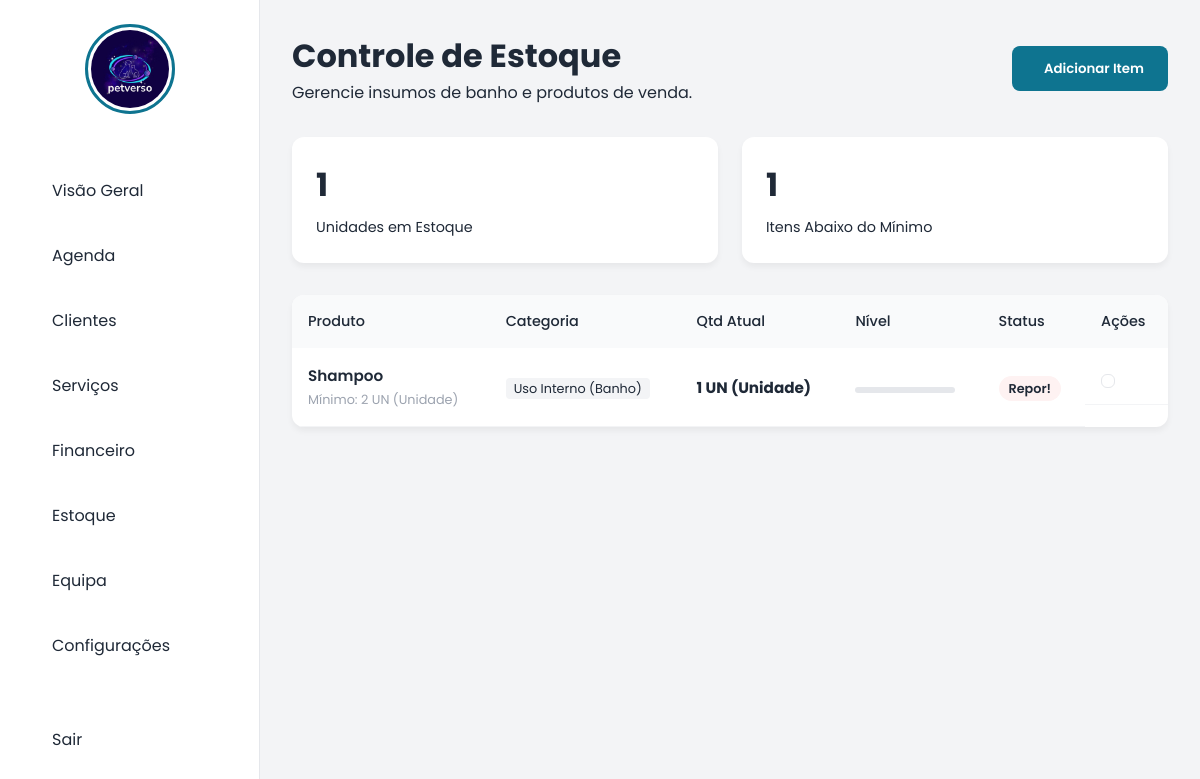
Screenshot of /estoque (signed in) with the database file from the repository.
### tables this page shows
CREATE TABLE estoque (
            id INTEGER PRIMARY KEY AUTOINCREMENT,
            produto TEXT NOT NULL,
            categoria TEXT,
            qtd_atual INTEGER NOT NULL,
            qtd_minima INTEGER DEFAULT 5,
            unidade TEXT
        );

### app.py (the view, shortened to what this page needs)
@app.route('/estoque', methods=['GET', 'POST'])
def estoque():
    if not tem_permissao('estoque'): return redirect('/dashboard')
    conn = get_db_connection()
    lista_estoque = conn.execute("SELECT * FROM estoque ORDER BY produto").fetchall()
    alerta_baixo = conn.execute("SELECT COUNT(*) FROM estoque WHERE qtd_atual <= qtd_minima").fetchone()[0]
    total_itens = conn.execute("SELECT SUM(qtd_atual) FROM estoque").fetchone()[0] or 0
    conn.close()
    return render_template('estoque.html',
                           itens=lista_estoque,
                           alerta_baixo=alerta_baixo,
                           total_itens=total_itens)

### app.py (called while the page is built)
def get_db_connection():
    conn = sqlite3.connect(DB_NAME)
    conn.row_factory = sqlite3.Row # Permite chamar colunas pelo nome
    return conn

def tem_permissao(area):
    if 'user_id' not in session: return False
    if session.get('cargo') == 'gerente': return True
    permissoes_usuario = session.get('permissoes', '')
    if not permissoes_usuario: return False
    lista = permissoes_usuario.split(',')
    return area in lista

### templates/estoque.html (shortened to what this page needs)
<!DOCTYPE html>
<html lang="pt-pt">
<head>
    <link rel="stylesheet" href="/static/style.css">
</head>
<body>
    <nav class="sidebar">
    <div class="sidebar-header">
        <img src="{{ url_for('static', filename='logo.png') }}" alt="Logo" class="logo-circulo">
    </div>
    <a href="/dashboard" class="menu-item"> Visão Geral</a>
    {% if tem_permissao('agenda') %}
    <a href="/agenda" class="menu-item"> Agenda</a>
    {% endif %}
    {% if tem_permissao('clientes') %}
    <a href="/clientes" class="menu-item"> Clientes</a>
    {% endif %}
    {% if tem_permissao('servicos') %}
    <a href="/servicos" class="menu-item"> Serviços</a>
    {% endif %}
    {% if tem_permissao('financeiro') %}
    <a href="/financeiro" class="menu-item"> Financeiro</a>
    {% endif %}
    {% if tem_permissao('estoque') %}
    <a href="/estoque" class="menu-item"> Estoque</a>
    {% endif %}
    {% if session['cargo'] == 'gerente' %}
    <a href="/equipa" class="menu-item"> Equipa</a>
    {% endif %}
    <a href="/configuracoes" class="menu-item"> Configurações</a>
    <div style="margin-top: auto;">
        <a href="/logout" class="menu-item"> Sair</a>
    </div>
</nav>
    <main class="main-content">
        <div class="page-header">
            <div>
                <h1>Controle de Estoque</h1>
                <p style="color: var(--text-light);">Gerencie insumos de banho e produtos de venda.</p>
            </div>
            <button class="btn-add" onclick="abrirModal()">
                 Adicionar Item
            </button>
        </div>
        <div class="stock-stats">
            <div class="stat-card">
                <div class="stat-info">
                    <h3>{{ total_itens }}</h3>
                    <span>Unidades em Estoque</span>
                </div>
            </div>
            <div class="stat-card" style="border-left: 4px solid var(--danger-color);">
                <div class="stat-info">
                    <h3 style="color: var(--danger-color);">{{ alerta_baixo }}</h3>
                    <span>Itens Abaixo do Mínimo</span>
                </div>
            </div>
        </div>
        <div class="stock-table-container">
            <table>
                <thead>
                    <tr>
                        <th>Produto</th>
                        <th>Categoria</th>
                        <th>Qtd Atual</th>
                        <th>Nível</th>
                        <th>Status</th>
                        <th>Ações</th>
                    </tr>
                </thead>
                <tbody>
                    {% for item in itens %}
                    <tr>
                        <td>
                            <span class="product-name">{{ item['produto'] }}</span>
                            <span style="font-size: 0.8rem; color: #9ca3af;">Mínimo: {{ item['qtd_minima'] }} {{ item['unidade'] }}</span>
                        </td>
                        <td><span class="product-cat">{{ item['categoria'] }}</span></td>
                        <td style="font-weight: bold;">{{ item['qtd_atual'] }} {{ item['unidade'] }}</td>
                        <td>
                            <div class="stock-level-bar">
                                <div class="level-fill {% if item['qtd_atual'] <= item['qtd_minima'] %}low{% else %}good{% endif %}"
                                     style="width: {% if item['qtd_atual'] <= item['qtd_minima'] %}20%{% else %}80%{% endif %};">
                                </div>
                            </div>
                        </td>
                        <td>
                            {% if item['qtd_atual'] <= item['qtd_minima'] %}
                                <span class="status-badge status-low">Repor!</span>
                            {% else %}
                                <span class="status-badge status-ok">Confortável</span>
                            {% endif %}
                        </td>
                        <td style="display: flex; gap: 5px;">
                            <form action="/estoque" method="POST" onsubmit="return confirm('Excluir este item?');" style="margin:0;">
                                <button type="submit" class="btn-icon btn-trash" title="Excluir">
                                </button>
                            </form>
                        </td>
                    </tr>
                    {% else %}
                    <tr>
                        <td colspan="6" style="text-align: center; padding: 2rem; color: #999;">
                            Nenhum item no estoque. Adicione o primeiro!
                        </td>
                    </tr>
                    {% endfor %}
                </tbody>
            </table>
        </div>
    </main>
</body>
</html>

### static/style.css (style rules this page uses)
:root { --primary-color: #0e7490; --bg-color: #f3f4f6; --text-dark: #1f2937; }
* { margin: 0; padding: 0; box-sizing: border-box; font-family: 'Poppins', sans-serif; }
body { background-color: var(--bg-color); color: var(--text-dark); display: flex; height: 100vh; overflow: hidden; }
.sidebar { width: 260px; background: white; border-right: 1px solid #e5e7eb; padding: 1.5rem; display: flex; flex-direction: column; flex-shrink: 0; }
.sidebar-header { margin-bottom: 3rem; display: flex; justify-content: center; }
.logo-circulo { width: 90px; height: 90px; border-radius: 50%; object-fit: cover; border: 3px solid var(--primary-color); padding: 3px; }
.menu-item { display: flex; align-items: center; gap: 12px; padding: 1rem; color: var(--text-dark); text-decoration: none; border-radius: 8px; margin-bottom: 0.5rem; transition: 0.3s; }
.main-content { flex: 1; padding: 2rem; overflow-y: auto; }

### templates/estoque.html (style rules this page uses)
.page-header { display: flex; justify-content: space-between; align-items: center; margin-bottom: 2rem; }
.btn-add { background-color: var(--primary-color); color: white; border: none; padding: 0.8rem 1.5rem; border-radius: 8px; font-weight: 600; cursor: pointer; display: flex; align-items: center; gap: 8px; transition: 0.3s; }
.stock-stats { display: grid; grid-template-columns: repeat(2, 1fr); gap: 1.5rem; margin-bottom: 2rem; }
.stat-card { background: white; padding: 1.5rem; border-radius: 12px; box-shadow: 0 4px 6px rgba(0,0,0,0.05); display: flex; align-items: center; justify-content: space-between; }
.stat-info h3 { font-size: 2rem; color: var(--text-dark); margin-bottom: 5px; }
.stat-info span { color: var(--text-light); font-size: 0.9rem; }
.stock-table-container { background: white; border-radius: 12px; box-shadow: 0 4px 6px rgba(0,0,0,0.05); overflow: hidden; }
table { width: 100%; border-collapse: collapse; }
th { text-align: left; background: #f9fafb; padding: 1rem; color: var(--text-light); font-weight: 500; font-size: 0.9rem; }
td { padding: 1rem; border-bottom: 1px solid #f3f4f6; vertical-align: middle; font-size: 0.95rem; }
.product-name { font-weight: 600; display: block; }
.product-cat { font-size: 0.8rem; background: #f3f4f6; padding: 2px 8px; border-radius: 4px; color: var(--text-light); }
.stock-level-bar { width: 100px; height: 6px; background: #e5e7eb; border-radius: 3px; overflow: hidden; margin-top: 5px; }
.level-fill { height: 100%; border-radius: 3px; }
.level-fill.low { background-color: var(--danger-color); width: 20%; }
.status-badge { padding: 4px 10px; border-radius: 20px; font-size: 0.8rem; font-weight: 600; }
.status-low { background: #fef2f2; color: var(--danger-color); }
.btn-icon { background: none; border: 1px solid #e5e7eb; border-radius: 6px; padding: 6px; cursor: pointer; color: var(--text-dark); transition: 0.2s; }

### rows the page displays
estoque: produto "Shampoo", qtd_minima "2", unidade "UN (Unidade)", categoria "Uso Interno (Banho)", qtd_atual "1", shows "Repor!"

### other values shown
{{ total_itens }} "1"
{{ alerta_baixo }} "1"
